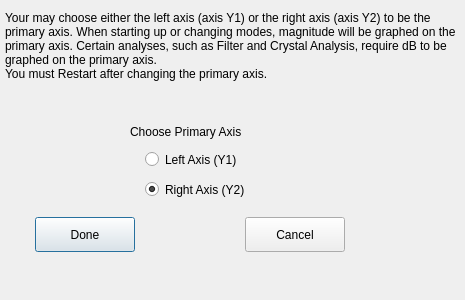
<?xml version="1.0" encoding="UTF-8"?>
<ui version="4.0">
 <class>dialogChoosePrimaryAxis</class>
 <widget class="QDialog" name="dialogChoosePrimaryAxis">
  <property name="geometry">
   <rect>
    <x>0</x>
    <y>0</y>
    <width>465</width>
    <height>300</height>
   </rect>
  </property>
  <property name="windowTitle">
   <string>Dialog</string>
  </property>
  <widget class="QLabel" name="primaryaxis">
   <property name="geometry">
    <rect>
     <x>5</x>
     <y>5</y>
     <width>451</width>
     <height>81</height>
    </rect>
   </property>
   <property name="text">
    <string>Your may choose either the left axis (axis Y1) or the right axis (axis Y2) to be the primary axis. When starting up or changing modes, magnitude will be graphed on the primary axis. Certain analyses, such as Filter and Crystal Analysis, require dB to be graphed on the primary axis.
You must Restart after changing the primary axis.</string>
   </property>
   <property name="wordWrap">
    <bool>true</bool>
   </property>
  </widget>
  <widget class="QLabel" name="label">
   <property name="geometry">
    <rect>
     <x>130</x>
     <y>122</y>
     <width>124</width>
     <height>20</height>
    </rect>
   </property>
   <property name="text">
    <string>Choose Primary Axis</string>
   </property>
  </widget>
  <widget class="QRadioButton" name="Y1">
   <property name="geometry">
    <rect>
     <x>145</x>
     <y>147</y>
     <width>111</width>
     <height>25</height>
    </rect>
   </property>
   <property name="text">
    <string>Left Axis (Y1)</string>
   </property>
  </widget>
  <widget class="QRadioButton" name="Y2">
   <property name="geometry">
    <rect>
     <x>145</x>
     <y>177</y>
     <width>111</width>
     <height>25</height>
    </rect>
   </property>
   <property name="text">
    <string>Right Axis (Y2)</string>
   </property>
   <property name="checked">
    <bool>true</bool>
   </property>
  </widget>
  <widget class="QPushButton" name="Done">
   <property name="geometry">
    <rect>
     <x>35</x>
     <y>217</y>
     <width>100</width>
     <height>35</height>
    </rect>
   </property>
   <property name="text">
    <string>Done</string>
   </property>
  </widget>
  <widget class="QPushButton" name="Cancel">
   <property name="geometry">
    <rect>
     <x>245</x>
     <y>217</y>
     <width>100</width>
     <height>35</height>
    </rect>
   </property>
   <property name="text">
    <string>Cancel</string>
   </property>
  </widget>
 </widget>
 <resources/>
 <connections/>
</ui>
